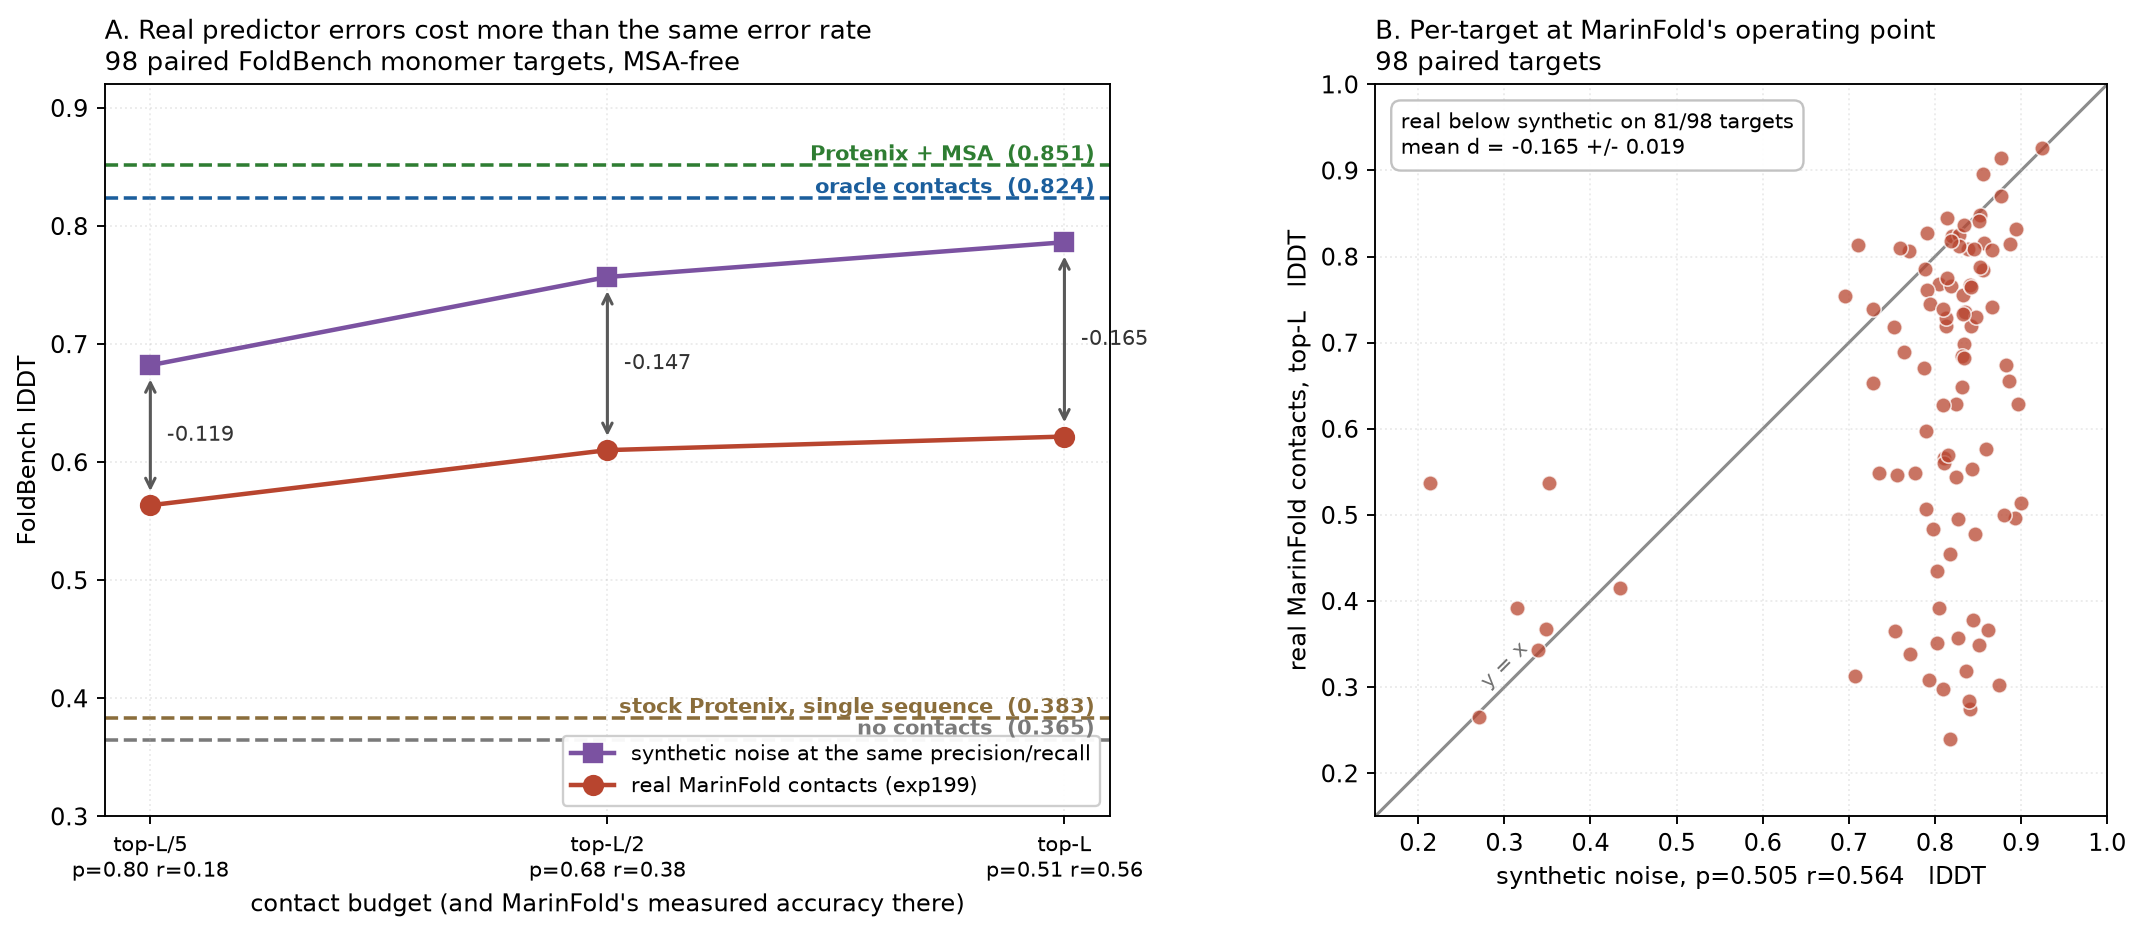

The Python source for this figure:
"""Figure: real MarinFold contacts vs synthetic noise at matched precision/recall.

Reads bench_mf2_* (98 paired FoldBench monomer targets, all MSA-free). Each
synthetic arm was generated at the precision/recall measured for its real
counterpart, so the real-vs-synthetic gap isolates error *structure* from error
*rate* -- the question helico#11 exists to answer.
"""
import csv
import math
from pathlib import Path

import matplotlib

matplotlib.use("Agg")
import matplotlib.pyplot as plt

ROOT = Path(__file__).resolve().parents[3]
OUT = Path(__file__).parent / "marinfold_real_contacts.png"

# (top-n label, real arm, synthetic arm, measured precision, recall)
LEVELS = [("L/5", "rollout_L5", "synth_L5", 0.795, 0.179),
          ("L/2", "rollout_L2", "synth_L2", 0.676, 0.379),
          ("L",   "rollout_L",  "synth_L",  0.505, 0.564)]
C_REAL, C_SYN, C_OFF = "#b8452f", "#7b52a1", "#7a7a7a"
C_ORACLE, C_MSA, C_SS = "#1b5e9c", "#2e7d32", "#8a6d3b"


def load(arm):
    f = ROOT / f"bench_mf2_{arm}" / "results" / "monomer_protein.csv"
    out = {}
    for row in csv.DictReader(f.open()):
        try:
            v = float(row.get("lddt", ""))
        except (TypeError, ValueError):
            continue
        if not math.isnan(v):
            out[row["pdb_id"]] = v
    return out


def paired(a, b, keys):
    d = [b[k] - a[k] for k in keys]
    m = sum(d) / len(d)
    sd = (sum((x - m) ** 2 for x in d) / (len(d) - 1)) ** 0.5
    return m, sd / len(d) ** 0.5


def main():
    arms = {a: load(a) for a in
            ["off", "oracle", "protenix_msa", "protenix_singleseq", "single_L",
             *[x for _l, r, s, *_ in LEVELS for x in (r, s)]]}
    keys = None
    for d in arms.values():
        keys = set(d) if keys is None else keys & set(d)
    keys = sorted(keys)
    n = len(keys)
    mean = lambda a: sum(arms[a][k] for k in keys) / n  # noqa: E731

    fig, (ax, bx) = plt.subplots(1, 2, figsize=(13.4, 5.6))

    # --- Panel A: real vs matched synthetic across contact budgets ----------
    xs = range(len(LEVELS))
    real = [mean(r) for _l, r, _s, *_ in LEVELS]
    syn = [mean(s) for _l, _r, s, *_ in LEVELS]
    for y, c, lab, mk in ((syn, C_SYN, "synthetic noise at the same precision/recall", "s"),
                          (real, C_REAL, "real MarinFold contacts (exp199)", "o")):
        ax.plot(list(xs), y, f"-{mk}", color=c, lw=1.9, ms=8, zorder=3, label=lab)
    for x, (lab, r, s, p, rc) in enumerate(LEVELS):
        m, se = paired(arms[s], arms[r], keys)
        ax.annotate("", xy=(x, mean(r) + 0.008), xytext=(x, mean(s) - 0.008),
                    arrowprops=dict(arrowstyle="<->", color="0.35", lw=1.3))
        ax.annotate(f"{m:+.3f}", xy=(x, (mean(r) + mean(s)) / 2), xytext=(7, 0),
                    textcoords="offset points", fontsize=9, color="0.2", va="center")

    for val, c, lab in ((mean("oracle"), C_ORACLE, "oracle contacts"),
                        (mean("protenix_msa"), C_MSA, "Protenix + MSA"),
                        (mean("protenix_singleseq"), C_SS,
                         "stock Protenix, single sequence"),
                        (mean("off"), C_OFF, "no contacts")):
        ax.axhline(val, color=c, ls="--", lw=1.5, zorder=1)
        ax.annotate(f"{lab}  ({val:.3f})", xy=(0.985, val),
                    xycoords=("axes fraction", "data"), ha="right", va="bottom",
                    fontsize=9, color=c, fontweight="bold", zorder=6)

    ax.set_xticks(list(xs))
    ax.set_xticklabels([f"top-{l}\np={p:.2f} r={rc:.2f}" for l, _r, _s, p, rc in LEVELS],
                       fontsize=9)
    ax.set_ylim(0.30, 0.92)
    ax.set_ylabel("FoldBench lDDT")
    ax.set_xlabel("contact budget (and MarinFold's measured accuracy there)")
    ax.set_title(f"A. Real predictor errors cost more than the same error rate\n"
                 f"{n} paired FoldBench monomer targets, MSA-free", fontsize=11, loc="left")
    ax.legend(loc="lower right", fontsize=9, framealpha=0.95)
    ax.grid(alpha=0.25, ls=":")

    # --- Panel B: per-target, real vs synthetic at top-L -------------------
    r, s = arms["rollout_L"], arms["synth_L"]
    bx.plot([0, 1], [0, 1], "-", color="0.55", lw=1.3, zorder=1)
    bx.scatter([s[k] for k in keys], [r[k] for k in keys], s=42, color=C_REAL,
               alpha=0.75, edgecolors="white", linewidths=0.7, zorder=3)
    m, se = paired(s, r, keys)
    below = sum(1 for k in keys if r[k] < s[k])
    bx.annotate(f"real below synthetic on {below}/{n} targets\n"
                f"mean d = {m:+.3f} +/- {se:.3f}",
                xy=(0.035, 0.965), xycoords="axes fraction", va="top", fontsize=9,
                bbox=dict(boxstyle="round,pad=0.45", fc="white", ec="0.75", alpha=0.95))
    bx.annotate("y = x", xy=(0.30, 0.325), fontsize=9, color="0.45", rotation=45,
                ha="center", va="center")
    bx.set_xlim(0.15, 1.0)
    bx.set_ylim(0.15, 1.0)
    bx.set_aspect("equal")
    bx.set_xlabel("synthetic noise, p=0.505 r=0.564   lDDT")
    bx.set_ylabel("real MarinFold contacts, top-L   lDDT")
    bx.set_title(f"B. Per-target at MarinFold's operating point\n"
                 f"{n} paired targets", fontsize=11, loc="left")
    bx.grid(alpha=0.25, ls=":")

    fig.tight_layout()
    fig.savefig(OUT, dpi=170, bbox_inches="tight")
    print(f"n={n}")
    for a in ("off", "protenix_singleseq", "single_L", *[r for _l, r, _s, *_ in LEVELS],
              *[s for _l, _r, s, *_ in LEVELS], "oracle", "protenix_msa"):
        print(f"  {a:14s} {mean(a):.4f}")
    print(f"\nwrote {OUT}")


if __name__ == "__main__":
    main()
